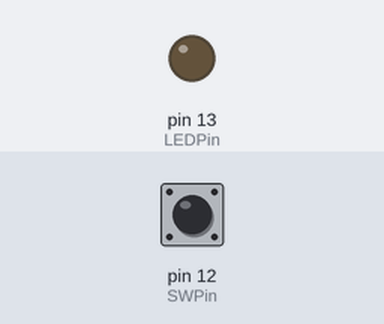
The sketch below on a simulated Arduino Uno, built with avr-gcc and run on an emulated ATmega328P. On the bench: output pins drawn as LEDs (lit = HIGH). Dashed ring = blinking. The test bench sets the inputs (shaded band); at power-on: pin 12 (SWPin) HIGH.

Above: at 1.2 s.
1.3 s: pin 12 (SWPin) pulled LOW for 1 s
At 1.42 s:
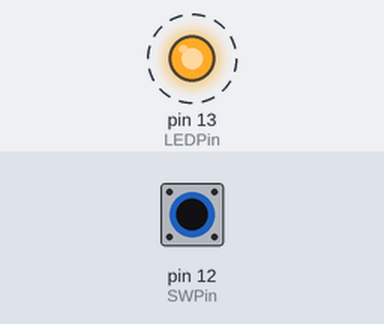
3.8 s: pin 12 (SWPin) pulled LOW for 3.2 s
At 8.1 s:
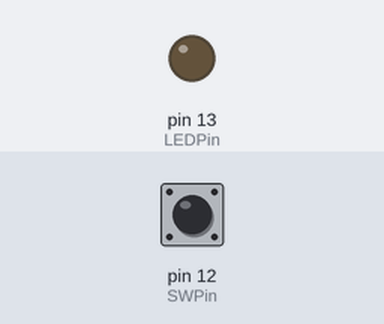
Timing chart, 0 to 9.6 s (numbered marks = the images above; inputs shaded):
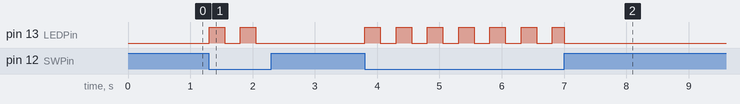

The sketch:

ex2.ino
```cpp
// 課題2:
// 1.と同じ回路で、スイッチを押している間だけLEDが0.5秒周期(0.25秒点灯、0.25秒消灯)
// で点滅するプログラムを作成してください。

static const uint8_t SWPin = 12;
static const uint8_t LEDPin = 13;

static uint8_t currentLED = LOW;
static unsigned long togglems = 0;

void setup() {
  pinMode(SWPin, INPUT_PULLUP);
  pinMode(LEDPin, OUTPUT);
}

void loop() {
  if (digitalRead(SWPin) == LOW) {
    unsigned long ms = millis();
    if(250 < ms - togglems) {
      if(currentLED == LOW) {
        currentLED = HIGH;
      } else {
        currentLED = LOW;
      }
      togglems = ms;
      digitalWrite(LEDPin, currentLED);
    }
  } else {
    digitalWrite(LEDPin, LOW);
  }
  delay(1);
}
```

Measured:
- after the input at 1.3 s, pin 13 (LEDPin): alternates HIGH for 0.25 s and LOW for 0.25 s, 4 changes in all, then stays LOW, starting at once
- after the input at 3.8 s, pin 13 (LEDPin): alternates HIGH for 0.25 s and LOW for 0.25 s, 14 changes in all, then stays LOW, starting at once
